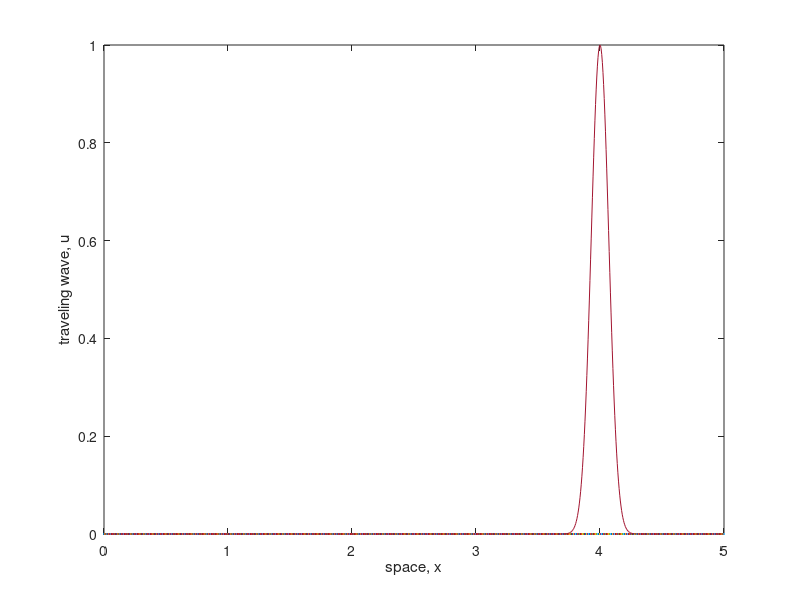

Recreate this plot in MATLAB.
clear all close all
% set up spatial discritization
L = 5;% size of region
nx = 1000; % number of spatial discritizations
x = linspace(0,L,nx); % define spatial grid
dx = L/nx; % grid size

% set up time discritization
tfinal = 3; % final time
nt = 2*nx; % number of time steps
time = linspace(0,tfinal,nt); % time grid
dt = tfinal/nt;% size of time step
% points where you want to save
tsave = 0:0.5:3;

% points wehre you want to display solution on the plot
gg = 1;
tplot = [];
for j = 1:10:size(time,2)
    tplot(1,gg) = time(1,j);
    gg = gg + 1;
end    
% set up initial conditions
u = [exp((-1*(x-1).^2)/0.01)]';% u(t = 0, x)
up = [exp((-1*(x-1).^2)/0.01)]';% u(t= -dt, x)

% plot initial condtion
figure(1)
plot(x,u);
xlabel('space, x')
ylabel('traveling wave, u')

% define finite difference formula
lambda = dt/dx;
%vec1 =
B = ones(nx,1);
C = ones(nx,1);
BC = [B,-C];
A = spdiags(BC,[1,0],nx,nx);
A(1,end) = 1;
A(end,1) = 1;

% may need multiple lines to define matrix A
ii = 1;
m = 1;
for n = 1:size(time,2) % all your time points
    % time stepping equation
    t = time(1,n);
    un = up + lambda*A*u;% u(t+dt, x)

    % update variables
    if x(m) == L % boundary conditions
         up = [exp((-1*((L)-1).^2)/0.01)]';
         u =[exp((-1*((L)-1).^2)/0.01)]';
         m = 0;     
    else    
        up = [exp((-1*((x+dx*m)-1).^2)/0.01)]';
        u =[exp((-1*((x-dx*m)-1).^2)/0.01)]';
    end
    % plot for a subset of times
    if find(any(abs(t-tplot)<dt), 1)
        figure(1)
        plot(x,u)
        xlabel('space, x')
        ylabel('traveling wave, u')
        drawnow
    end

    % save for some subset of times
    if find(any(abs(t-tsave)<dt), 1)
        usave(:,ii) = u;
        ii =ii+1;
    end
    m = m + 1;
end

% plot at final time (incase not included in plot vector)
figure(1)
plot(x,u)
xlabel('space, x')
ylabel('traveling wave, u')

% calculate actual solution
ureal =exp(-1*(x-4).^2/0.01);
hold on
plot(x,ureal);
error = abs(u-ureal);
totalerror = trapz(x,error);

